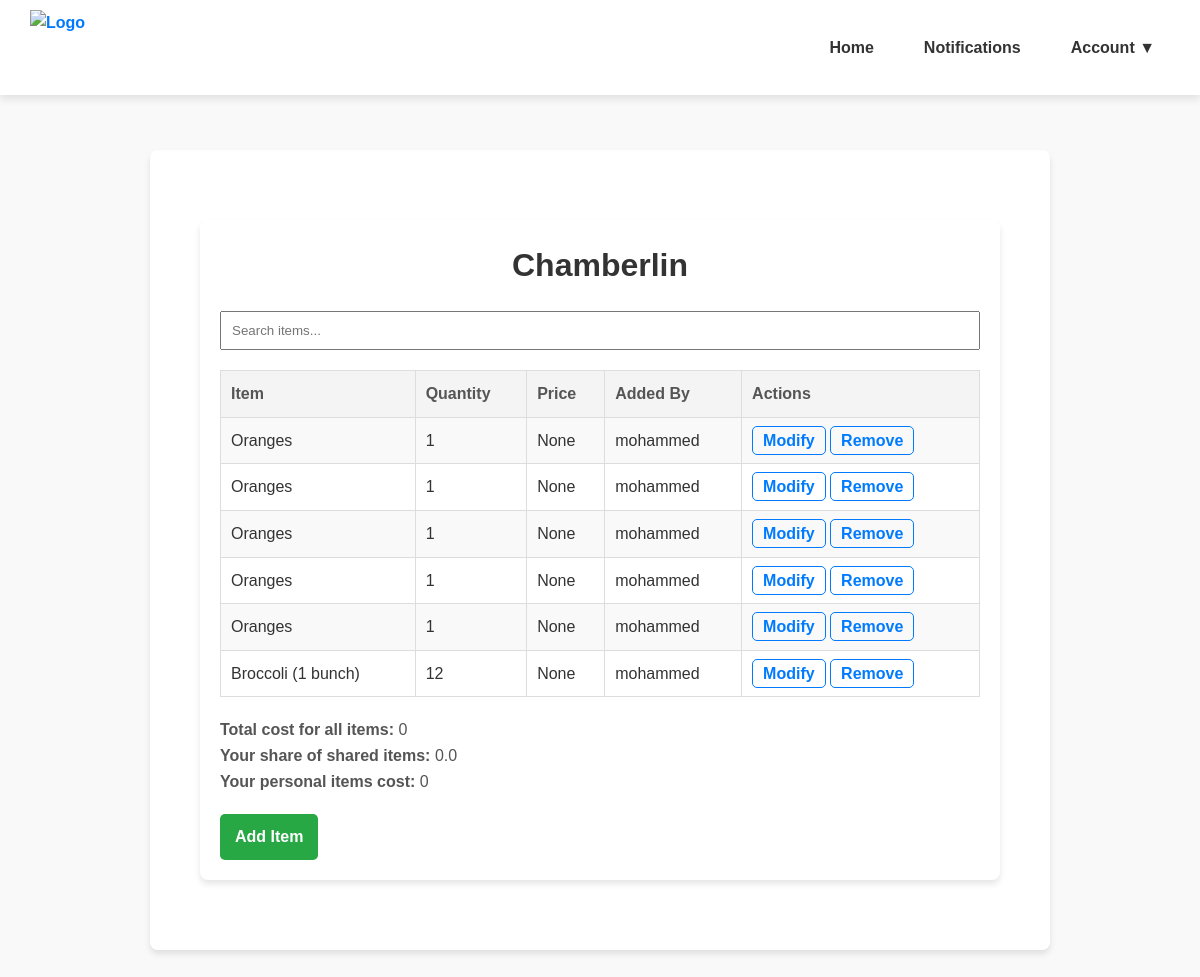
Screenshot of /cart/5/ (signed in) with the database file from the repository.
### main/models.py (models this page shows, shortened)
class SharedCart(models.Model):
    name = models.CharField(max_length=100)
    users = models.ManyToManyField(User, related_name='shared_carts')
    def total_shared_cost(self):
        return sum(i.quantity * (i.item.price or 0) for i in self.items.filter(is_shared=True))
    def total_personal_cost(self, user):
        return sum(i.quantity * (i.item.price or 0) for i in self.items.filter(is_shared=False, added_by=user))
    def total_cost(self):
        return sum(i.quantity * (i.item.price or 0) for i in self.items.all())
    def split_cost(self):
        total = self.total_shared_cost()
        num_users = self.users.count()
        return total / num_users if num_users else 0

class CartItem(models.Model):
    cart = models.ForeignKey(SharedCart, on_delete=models.CASCADE, related_name='items')
    item = models.ForeignKey(GroceryItem, on_delete=models.CASCADE)
    quantity = models.PositiveIntegerField(default=1)
    added_by = models.ForeignKey(User, on_delete=models.SET_NULL, null=True)
    added_at = models.DateTimeField(auto_now_add=True)
    is_purchased = models.BooleanField(default=False)
    is_shared = models.BooleanField(default=True)

class GroceryItem(models.Model):
    CATEGORY_CHOICES = [
        ("Fruits", "Fruits"),
        ("Vegetables", "Vegetables"),
        ("Dairy", "Dairy"),
        ("Bakery", "Bakery"),
        ("Meat", "Meat"),
        ("Beverages", "Beverages"),
        ("Snacks", "Snacks"),
        ("Frozen Foods", "Frozen Foods"),
        ("Household Items", "Household Items"),
    ]
    name = models.CharField(max_length=100, unique=True)
    description = models.TextField(blank=True)
    price = models.DecimalField(max_digits=6, decimal_places=2, null=True, blank=True)
    availability = models.BooleanField(default=True)
    category = models.CharField(
        max_length=50,
        choices=CATEGORY_CHOICES,
        default="N/A",
    )

### main/views.py (the view)
# urls.py: path('cart/<int:cart_id>/', views.shared_cart_view, name='shared_cart'),
@login_required
def shared_cart_view(request, cart_id):
    cart = get_object_or_404(SharedCart, id=cart_id, users=request.user)
    search_query = request.GET.get('q', '')
    items = cart.items.select_related('item').all()
    if search_query:
        items = items.filter(item__name__icontains=search_query)
    total_price = cart.total_cost()
    split_price = cart.split_cost()
    personal_cost = cart.total_personal_cost(request.user)
    context = {
        'cart': cart,
        'items': items,
        'total_price': total_price,
        'split_price': split_price,
        'personal_cost': personal_cost,
        'search_query': search_query,
    }
    return render(request, 'shared_cart.html', context)

### templates/shared_cart.html (shortened to what this page needs)
{% extends 'base.html' %}
{% block content %}
<div class="container">
    <h1>{{ cart.name }}</h1>
    <input
        type="text"
        id="searchBar"
        placeholder="Search items..."
        style="width: 100%; padding: 10px; margin-bottom: 20px;"
    />
    <table id="itemsTable">
        <tr>
            <th>Item</th>
            <th>Quantity</th>
            <th>Price</th>
            <th>Added By</th>
            <th>Actions</th>
        </tr>
        {% for item in items %}
        <tr>
            <td>{{ item.item.name }}</td>
            <td>{{ item.quantity }}</td>
            <td>{{ item.item.price }}</td>
            <td>{{ item.added_by.username }}</td>
            <td>
                <a href="{% url 'modify_item' cart.id item.id %}">Modify</a>
                <a href="{% url 'remove_item' cart.id item.id %}">Remove</a>
            </td>
        </tr>
        {% endfor %}
    </table>
    <p><strong>Total cost for all items:</strong> {{ total_price }}</p>
    <p><strong>Your share of shared items:</strong> {{ split_price }}</p>
    <p><strong>Your personal items cost:</strong> {{ personal_cost }}</p>
    <a href="{% url 'add_item' cart.id %}" class="btn-add">Add Item</a>
</div>
{% endblock %}

### templates/base.html (style rules this page uses)
* { margin: 0; padding: 0; box-sizing: border-box; outline: none; }
body { font-family: 'Arial', sans-serif; background-color: #f9f9f9; color: #333; line-height: 1.6; }
a { text-decoration: none; color: inherit; }

### templates/shared_cart.html (style rules this page uses)
.container { max-width: 800px; margin: 50px auto; padding: 20px; background: #fff; border-radius: 8px; box-shadow: 0 4px 6px rgba(0, 0, 0, 0.1); }
h1 { font-size: 2em; margin-bottom: 20px; color: #333; text-align: center; }
table { width: 100%; border-collapse: collapse; margin-bottom: 20px; }
th, td { text-align: left; padding: 10px; border: 1px solid #ddd; }
th { background-color: #f4f4f4; font-weight: bold; color: #555; }
tr:nth-child(even) { background-color: #f9f9f9; }
a { text-decoration: none; font-weight: bold; color: #007bff; padding: 5px 10px; border: 1px solid #007bff; border-radius: 5px; transition: background 0.3s ease, color 0.3s ease; }
p { font-size: 1em; color: #555; }
.btn-add { display: inline-block; margin-top: 20px; padding: 10px 15px; font-size: 1em; color: white; background: #28a745; border: none; border-radius: 5px; text-decoration: none; cursor: pointer; transition: background 0.3s ease; }

### rows the page displays
SharedCart: name "Chamberlin"
CartItem: item.name "Oranges", quantity "1", item.price "None", added_by.username "mohammed"
CartItem: item.name "Oranges", quantity "1", item.price "None", added_by.username "mohammed"
CartItem: item.name "Oranges", quantity "1", item.price "None", added_by.username "mohammed"
CartItem: item.name "Oranges", quantity "1", item.price "None", added_by.username "mohammed"
CartItem: item.name "Oranges", quantity "1", item.price "None", added_by.username "mohammed"
CartItem: item.name "Broccoli (1 bunch)", quantity "12", item.price "None", added_by.username "mohammed"

### other values shown
{{ total_price }} "0"
{{ split_price }} "0.0"
{{ personal_cost }} "0"
